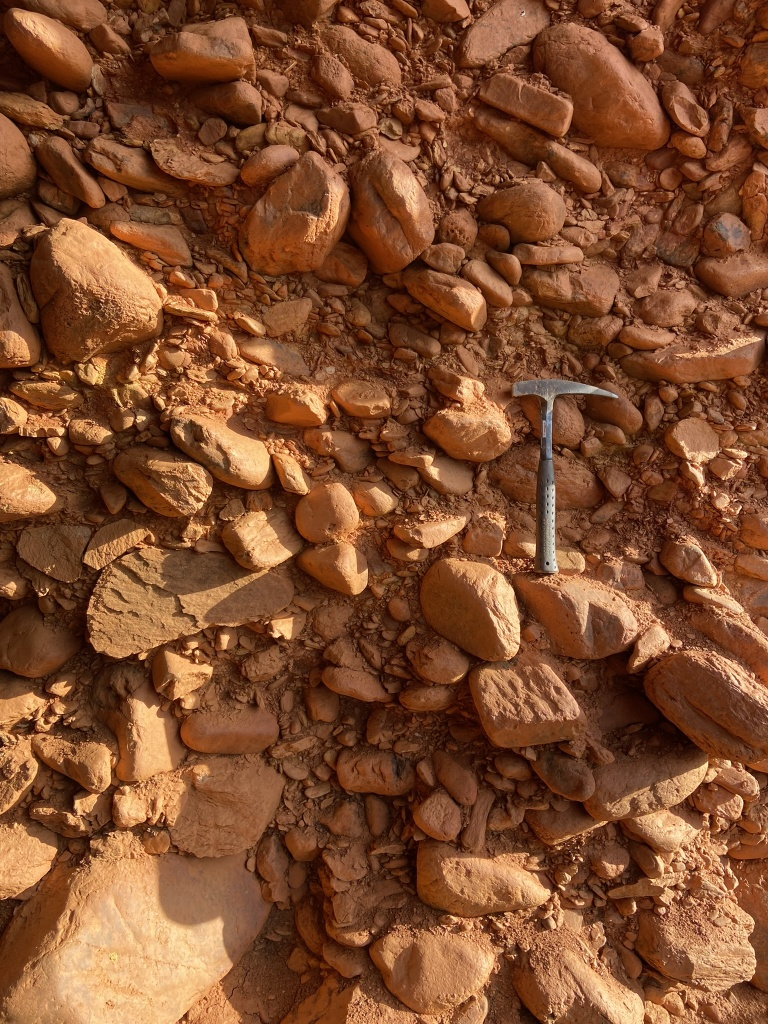
#> input picture images_watershed_algorithm/IMG_6762_res.jpeg, 768 x 1024 px
$ python watershed.py
#> lines starting #> are read from the running program, lines starting #| are printed output that depends on the picture; after the words box and inside, x2 and y2 are one past the last pixel; in counts of white or black regions, pixels touching at a corner belong together
import numpy as np
import cv2 as cv
from matplotlib import pyplot as plt

num_img = '6762' #(6701; 6747; 6762)


img = cv.imread('images_watershed_algorithm/IMG_'+ num_img +'_res.jpeg')
#> img is the input picture: shape (1024, 768, 3); mean B, G, R 45.9, 76.7, 127.5
gray = cv.cvtColor(img, cv.COLOR_BGR2GRAY)

ret, thresh = cv.threshold(gray, 0, 255, cv.THRESH_BINARY_INV+cv.THRESH_OTSU)
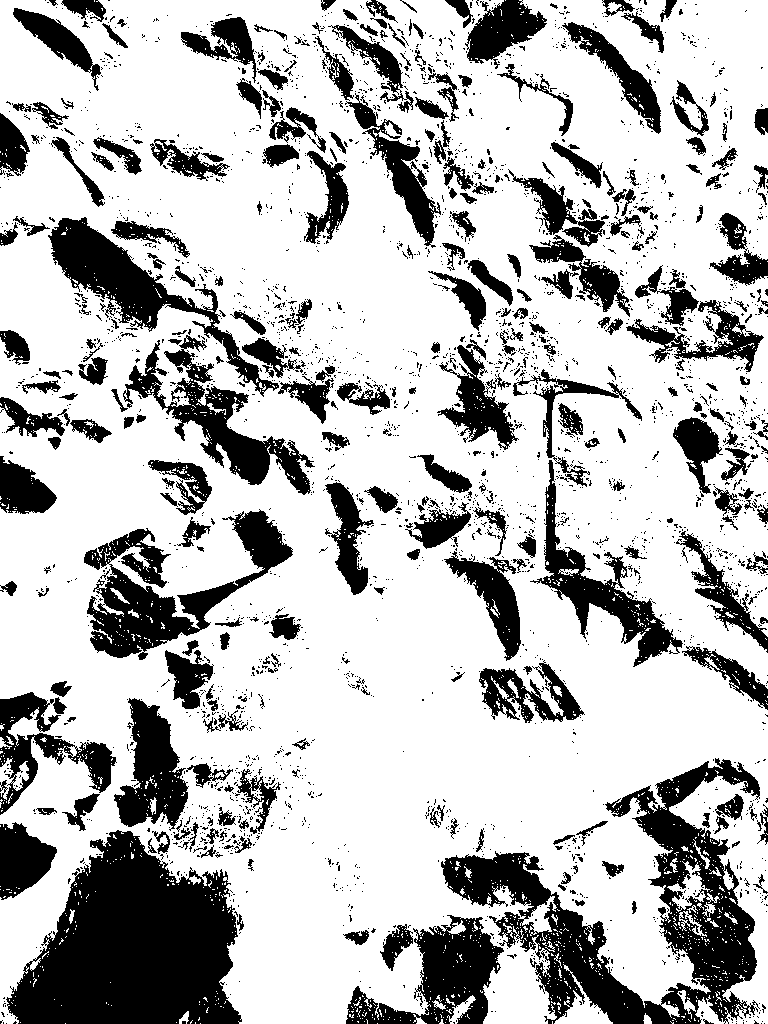
#> thresh: shape (1024, 768); 73.2% white; 3003 black regions (2668 under 20 px), largest, box (x1, y1, x2, y2) and area: (6, 830, 242, 1024) 30055, (441, 758, 760, 1024) 26135, (84, 509, 293, 660) 10627
#> ret = 110

# noise removal
kernel = np.ones((3,3),np.uint8)
opening = cv.morphologyEx(thresh,cv.MORPH_OPEN,kernel, iterations = 2)
#> opening: shape (1024, 768); 66.6% white; 608 black regions (464 under 20 px), largest, box (x1, y1, x2, y2) and area: (0, 698, 284, 1024) 43371, (346, 758, 768, 1024) 43301, (294, 0, 768, 717) 31865

# sure background area
sure_bg = cv.dilate(opening,kernel,iterations=3)
#> sure_bg: shape (1024, 768); 80.5% white; 208 black regions (84 under 20 px), largest, box (x1, y1, x2, y2) and area: (7, 835, 240, 1024) 29526, (386, 762, 761, 1024) 29417, (88, 532, 238, 655) 6703

# Finding sure foreground area
dist_transform = cv.distanceTransform(opening,cv.DIST_L2,5)
ret, sure_fg = cv.threshold(dist_transform,0.7*dist_transform.max(),255,0)
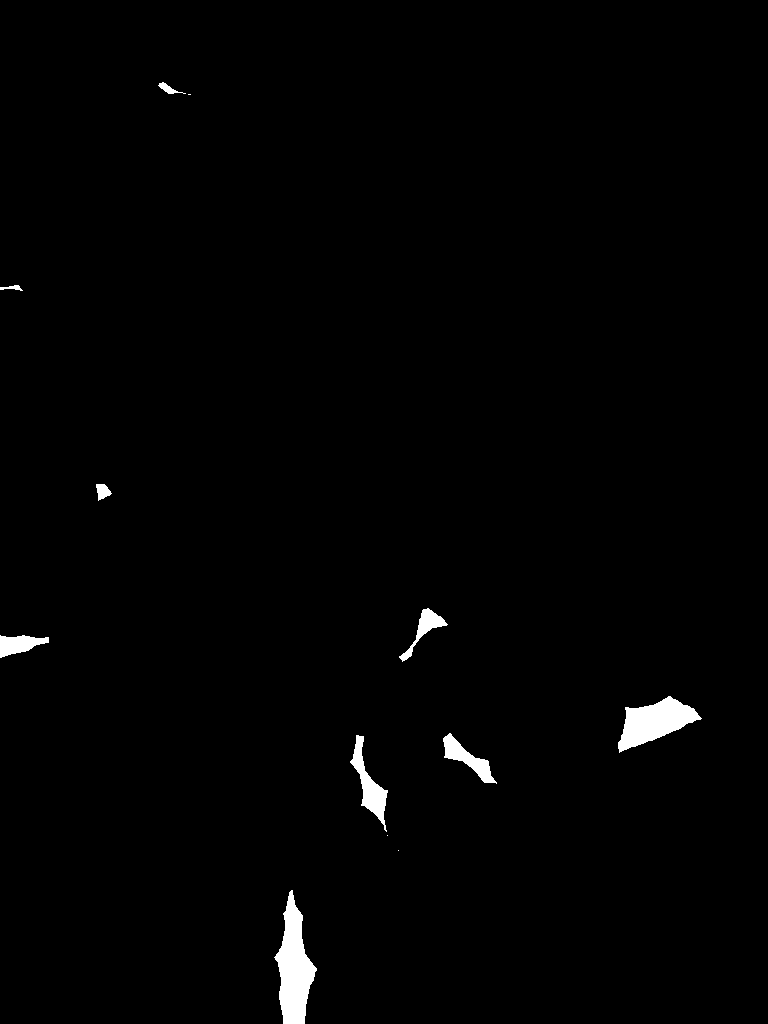
#> sure_fg: shape (1024, 768) float32; 1.2% white; 12 white regions (3 under 20 px), largest, box (x1, y1, x2, y2) and area: (274, 890, 317, 1024) 3079, (618, 696, 702, 753) 2428, (350, 735, 388, 832) 1163
#> ret = 41.81

# Finding unknown region
sure_fg = np.uint8(sure_fg)
unknown = cv.subtract(sure_bg,sure_fg)

# Marker labelling
ret, markers = cv.connectedComponents(sure_fg)
#> markers: shape (1024, 768) int32; 13 distinct labels, from 0 to 12
#> ret = 13

# Add one to all labels so that sure background is not 0, but 1
markers = markers+1
#> markers: shape (1024, 768) int32; 13 distinct labels, from 1 to 13

# Now, mark the region of unknown with zero
markers[unknown==255] = 0
#> markers: shape (1024, 768) int32; 14 distinct labels, from 0 to 13

markers = cv.watershed(img,markers)
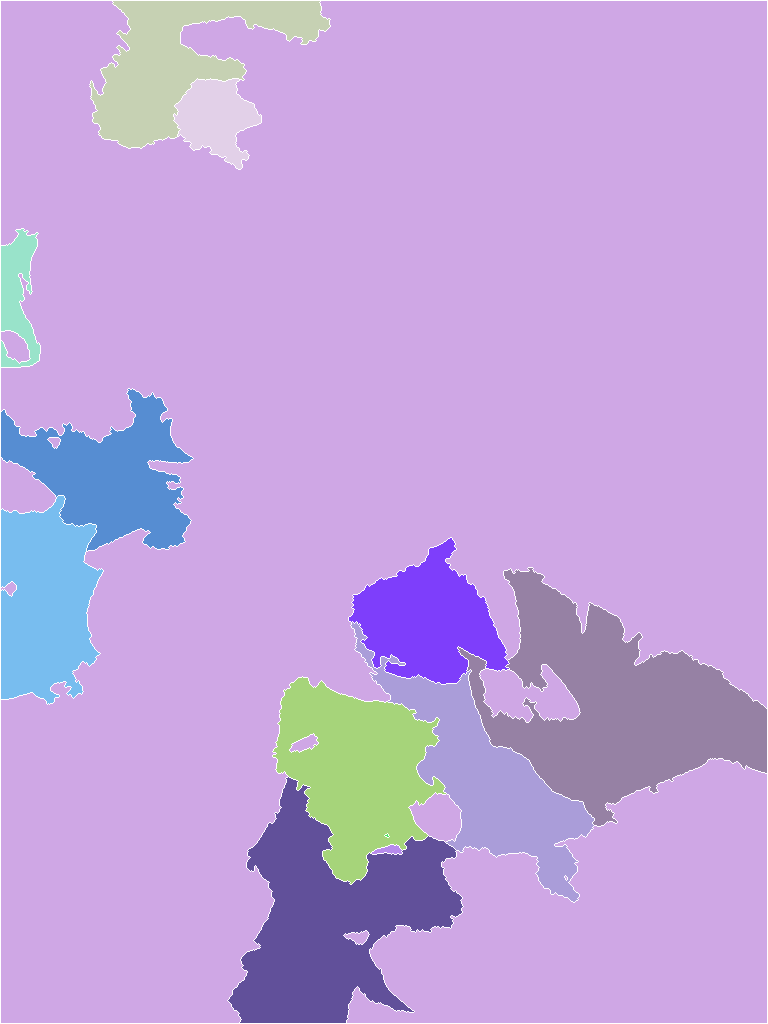
#> markers: shape (1024, 768) int32; 14 distinct labels, from -1 to 13; one colour per label, 0 black, -1 white
img[markers == -1] = [255,255,255]
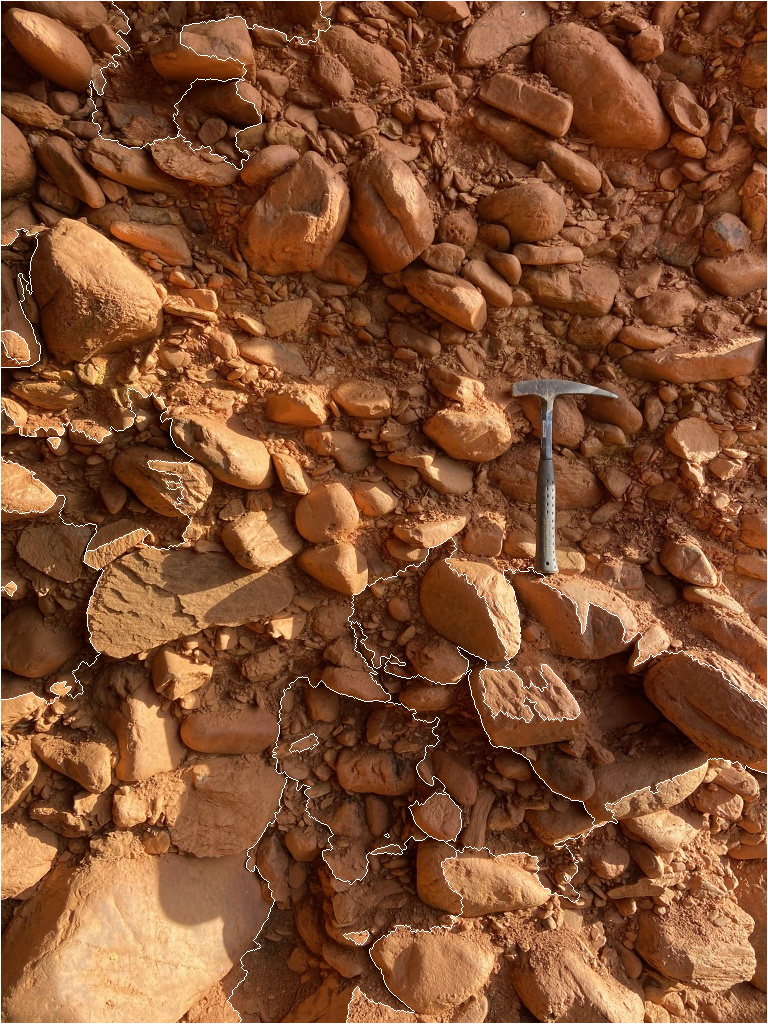
#> img: shape (1024, 768, 3); 1.27% of pixels changed, all inside (x1, y1, x2, y2) = (0, 0, 768, 1024)


cv.imshow('Watershed_'+num_img, img)
cv.imwrite('images_watershed_algorithm/Watershed_'+num_img+'.jpeg', img, )
cv.waitKey(0)

$ run again, with images_watershed_algorithm/IMG_6701_res.jpeg copied over images_watershed_algorithm/IMG_6762_res.jpeg
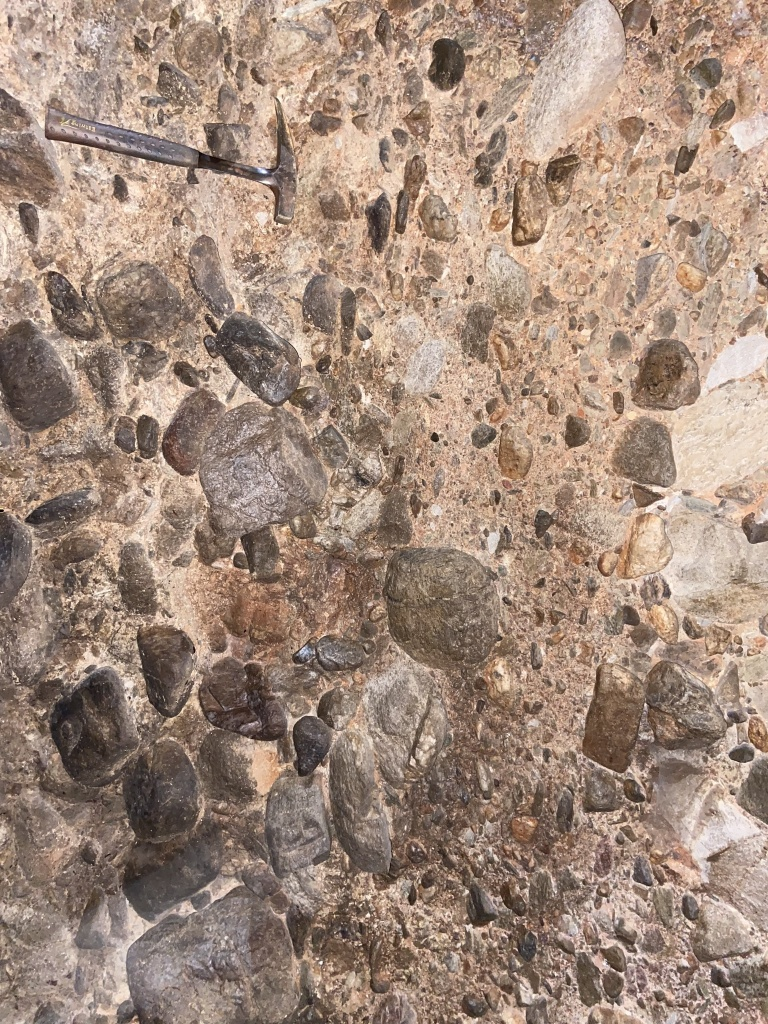
#> input picture images_watershed_algorithm/IMG_6701_res.jpeg, 768 x 1024 px
#> img is the input picture: shape (1024, 768, 3); mean B, G, R 123.6, 138.7, 161.4
#> `ret, thresh = cv.threshold(gray, 0, 255, cv.THRESH_BINARY_INV+cv.THRES..`:
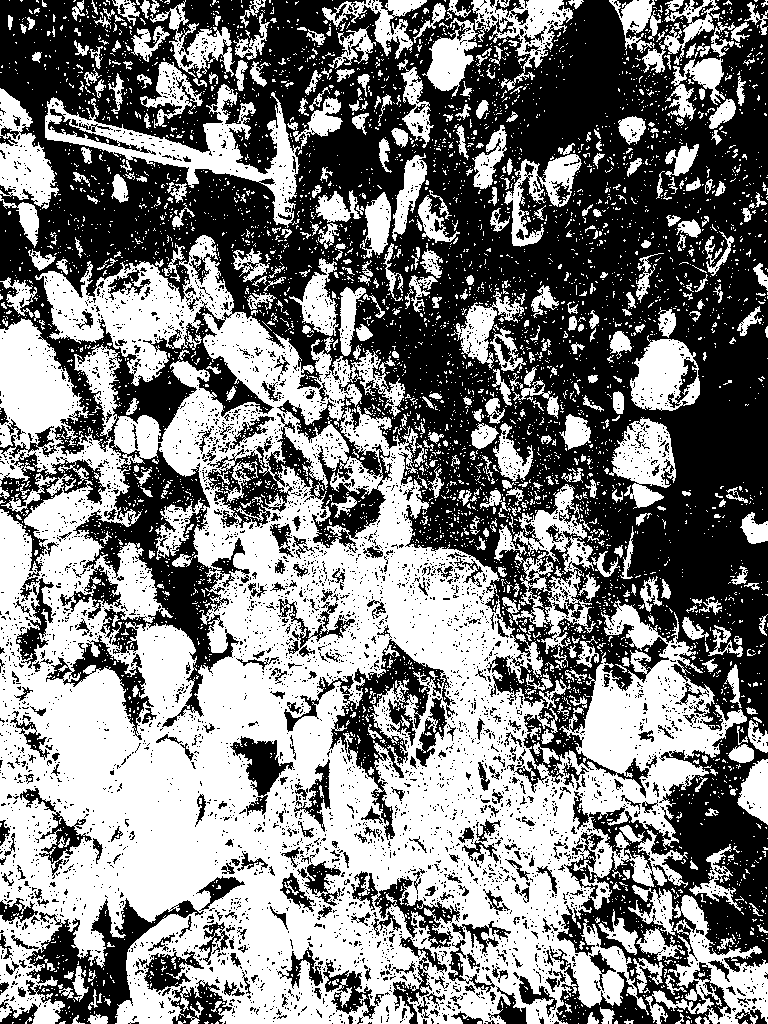
#> thresh: shape (1024, 768); 49.8% white; 5287 white regions (4796 under 20 px), largest, box (x1, y1, x2, y2) and area: (0, 235, 747, 1024) 269081, (45, 84, 300, 228) 8380, (628, 885, 768, 1024) 6428
#> `ret, thresh = cv.threshold(gray, 0, 255, cv.THRESH_BINARY_INV+cv.THRES..`: ret = 143
#> opening: shape (1024, 768); 32.8% white; 583 white regions (2 under 20 px), largest, box (x1, y1, x2, y2) and area: (0, 542, 393, 1024) 78740, (312, 547, 601, 1008) 40634, (582, 646, 719, 773) 8444
#> sure_bg: shape (1024, 768); 51.6% white; 176 black regions (96 under 20 px), largest, box (x1, y1, x2, y2) and area: (0, 0, 768, 1024) 340244, (320, 641, 451, 779) 7993, (0, 901, 149, 1024) 6807
#> `ret, sure_fg = cv.threshold(dist_transform,0.7*dist_transform.max(),25..`: ret = 26.84
#> `ret, markers = cv.connectedComponents(sure_fg)`: ret = 3
#> `img[markers == -1] = [255,255,255]`:
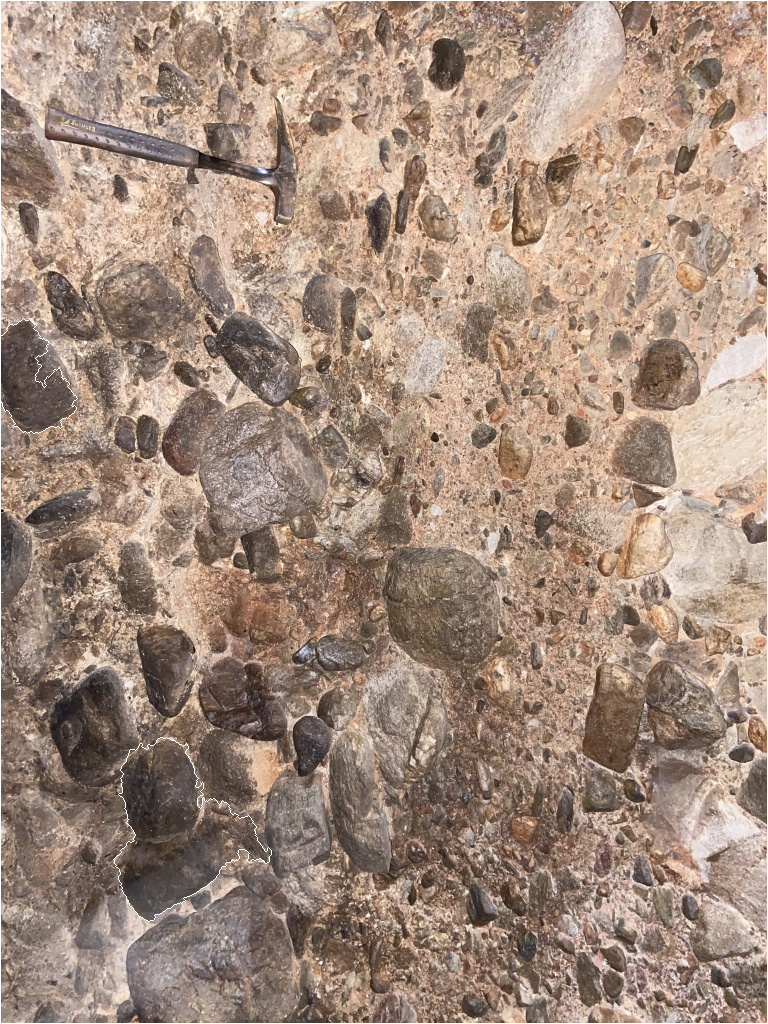
#> img: shape (1024, 768, 3); 0.57% of pixels changed, all inside (x1, y1, x2, y2) = (0, 0, 768, 1024)
